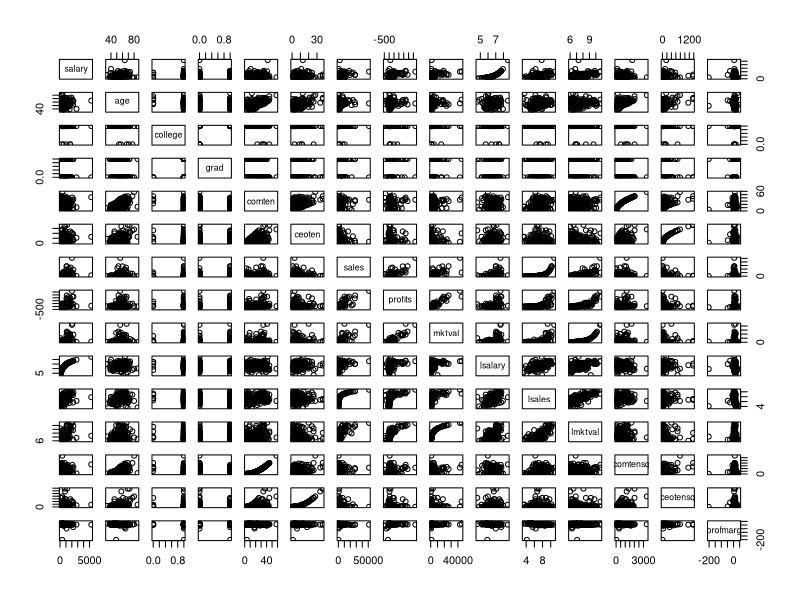

Write R code to recreate this figure.
library(readxl)
data1 <- read_excel("data1.xls")
head(data1)
#m1 <- lm(data1$salary  ~ data1$age + data1$comten + data1$ceoten + data1$sales + data1$profits + data1$mktval)
#summary(m1)
#m2 <- lm(data1$salary ~ data1$comtensq)

pairs(salary ~ age + college + grad + comten + ceoten + sales + profits + mktval + lsalary + lsales + lmktval + comtensq + ceotensq + profmarg,data = data1)

#m_log <- lm(lsalary ~ lsales + lmktval + comtensq + ceotensq + profmarg, data= data1)

#stepwise cho model theo log_salary
m_full_log <- lm(lsalary ~ . - salary, data=data1)
backAIC_log <- step(m_full_log,direction="backward")
summary(backAIC_log)
m_log_model <- lm(lsalary ~ grad + comten + ceoten + lsales + lmktval + ceotensq, data=data1)
summary(m_log_model) # bỏ bớt biến grad
m_log_model_reduced <- lm(lsalary ~  comten + ceoten + lsales + lmktval + ceotensq, data=data1)
summary(m_log_model_reduced)
anova(m_log_model_reduced,m_log_model) #mô hình reduced

#stepwise cho model theo salary
m_full_linear <- lm(salary ~ . - lsalary, data=data1)
backAIC_linear <- step(m_full_linear,direction="backward")
summary(backAIC_linear)
m_linear_model <- lm(salary ~ comten + ceoten + mktval + lsales + ceotensq, data = data1)
summary(m_linear_model)
#m_linear_model_reduced <- lm(salary ~  ceoten + mktval + lsales + ceotensq, data = data1)
#summary(m_linear_model_reduced)
#anova(m_linear_model_reduced,m_linear_model) #mô hình reduced

### chọn giữa log và linear
summary(m_linear_model)
summary(m_log_model_reduced)
# mô hình log có R2 adjusted bé hơn